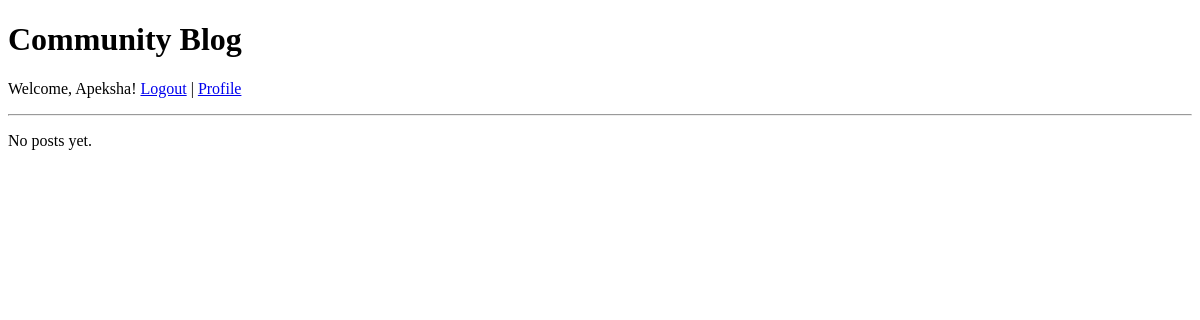
The app's page / (signed in), older data.
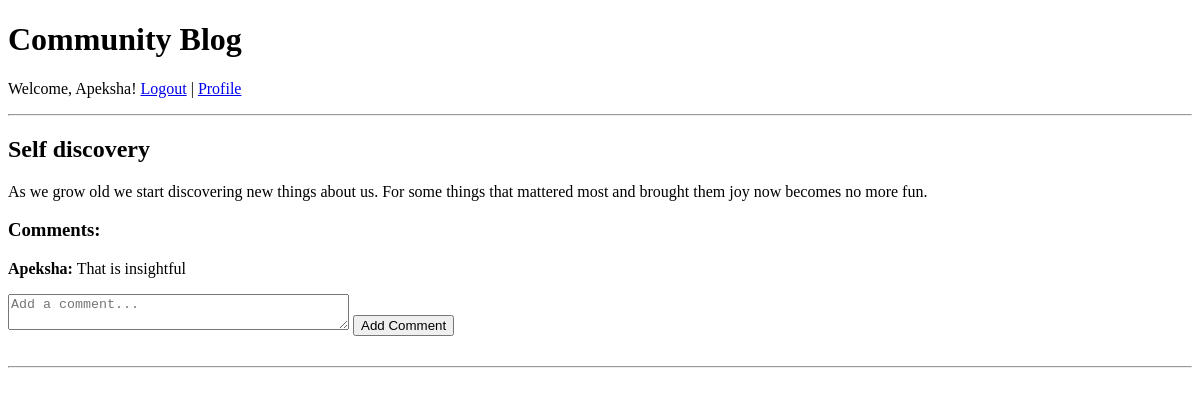
The same page, newer data.
### blog/models.py (models this page shows, shortened)
class Post(models.Model):
    title = models.CharField(max_length=200)
    content = models.TextField()
    created_at = models.DateTimeField(auto_now_add=True)

class Comment(models.Model):
    post = models.ForeignKey('Post', on_delete=models.CASCADE, related_name='comments')
    author = models.ForeignKey(User, on_delete=models.CASCADE)
    content = models.TextField()
    created_at = models.DateTimeField(auto_now_add=True)

### blog/views.py (the view)
# urls.py: path('', post_list, name='post_list'),
def post_list(request):
    posts = Post.objects.all()
    if request.method == 'POST':
        if not request.user.is_authenticated:
            return redirect('login')
        post_id = request.POST.get('post_id')
        post = Post.objects.get(id=post_id)
        form = CommentForm(request.POST)
        if form.is_valid():
            comment = form.save(commit=False)
            comment.post = post
            comment.author = request.user
            comment.save()
            return redirect('post_list')
    else:
        form = CommentForm()
    return render(request, 'blog/post_list.html', {'posts': posts, 'form': form})

### blog/forms.py
class CommentForm(forms.ModelForm):
    class Meta:
        model = Comment
        fields = ['content']
        widgets = {
            'content': forms.Textarea(attrs={'rows': 2, 'cols': 40, 'placeholder': 'Add a comment...'}),
        }

### blog/templates/blog/post_list.html (shortened to what this page needs)
<!DOCTYPE html>
<html lang="en">
<head>
</head>
<body>
    <h1>Community Blog</h1>
    {% if user.is_authenticated %}
        <p>Welcome, {{ user.username }}! <a href="{% url 'logout' %}">Logout</a> | <a href="{% url 'profile' %}">Profile</a></p>
    {% else %}
        <p><a href="{% url 'login' %}">Login</a> to see comments and add your own.</p>
    {% endif %}
    <hr>
    {% for post in posts %}
        <div style="margin-bottom: 30px;">
            <h2>{{ post.title }}</h2>
            <p>{{ post.content }}</p>
            {% if user.is_authenticated %}
                <h3>Comments:</h3>
                {% for comment in post.comments.all %}
                    <p><strong>{{ comment.author.username }}:</strong> {{ comment.content }}</p>
                {% empty %}
                    <p>No comments yet.</p>
                {% endfor %}
                <form method="post" style="margin-top: 10px;">
                    {{ form.content }}
                    <button type="submit">Add Comment</button>
                </form>
            {% else %}
                <p><em>Login to see comments and add your own.</em></p>
            {% endif %}
        </div>
        <hr>
    {% empty %}
        <p>No posts yet.</p>
    {% endfor %}
</body>
</html>

Row changes from the older to the newer data that the page shows:
added Post: title "Self discovery", content "As we grow old we start discovering new things about us. For some things that mattered most and brought them joy now becomes no more fun."
added Comment: author.username "Apeksha", content "That is insightful"
Text that changed along with them:
text no longer shown: "No posts yet."
